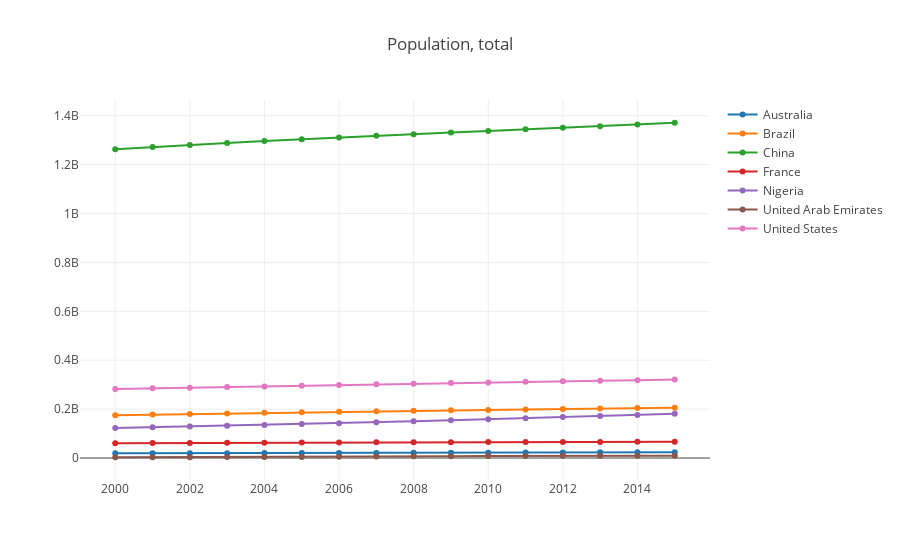
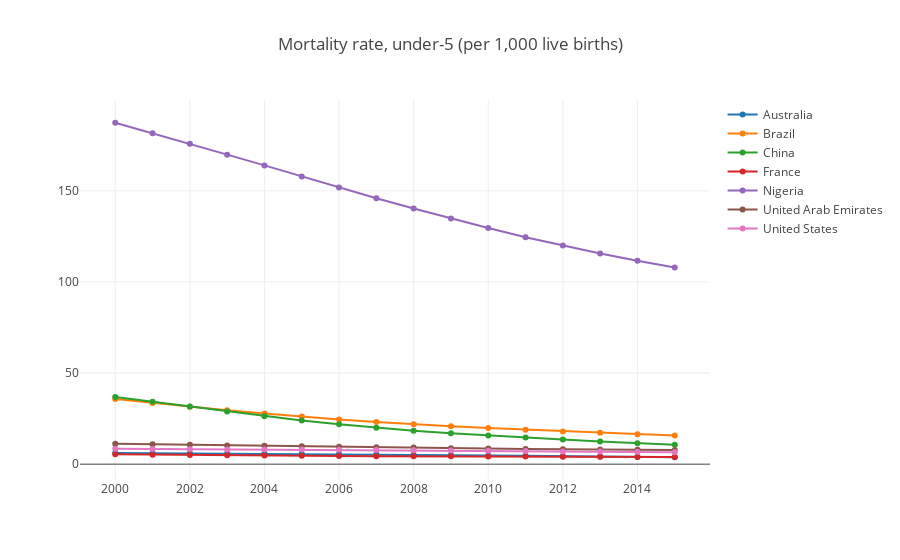
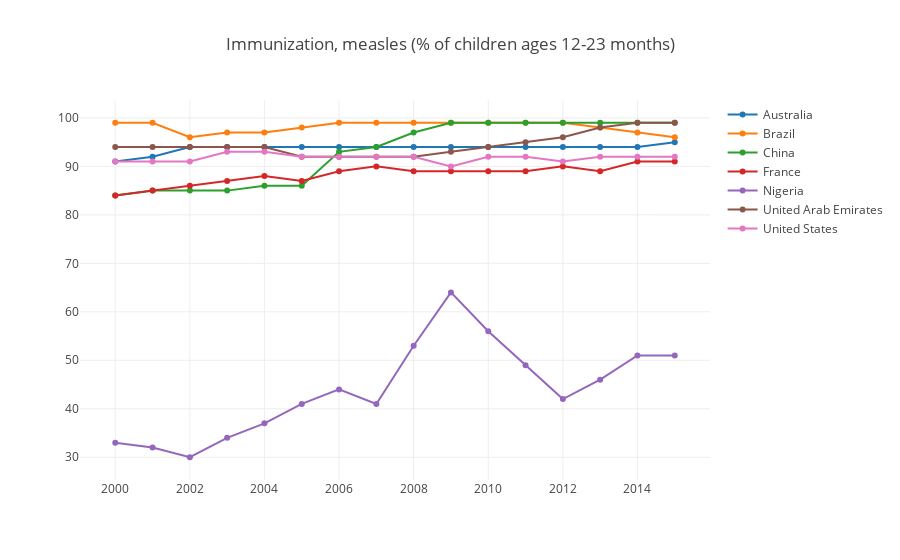
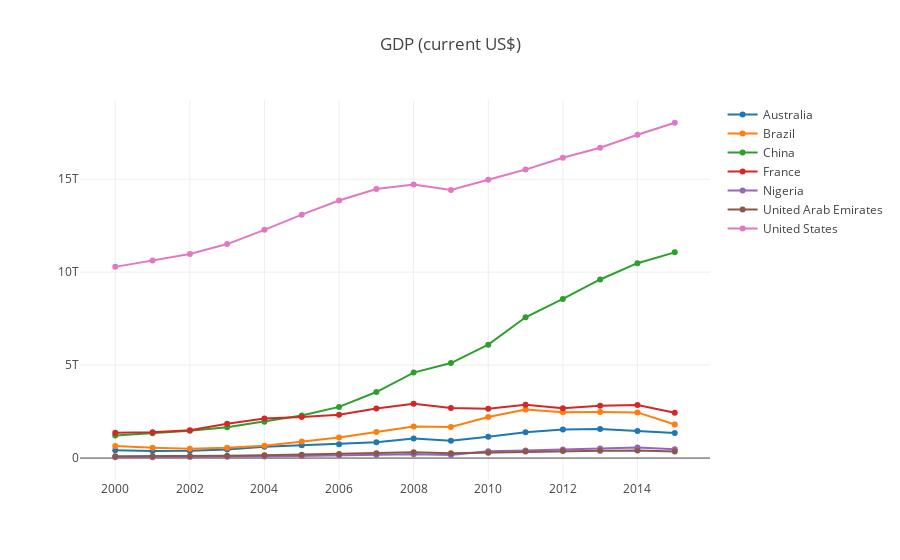

Notebook source saved alongside these figures, in order:
### Markdown cell above
### 2.4 Indicator Plots for our Case Study Countries

Now we want to drill down on the information that we have. We attempted to select the most well-off country overall (through the basis of wealth, GDP) from each continent, with the goal of comparing the wellbeing of each continent as a whole. Here are the countries we selected from the continents: 

* United States
* Brazil
* China
* Australia
* France
* Nigeria
* United Arab Emirates

For these plots we used plotly which is also a very new Python API; it is great for plotting data, we feel it makes it much easier to digest and more intuitive to use than Matplotlib. We decided to use this API just to show that there are many ways to skin a cat and that Python is such a great tool for creativity and just about anyone and make a great contribution and help someone else out. We will be performing Hypothesis Testing on these 7 countries later on and conduct ML on them to predict what 2016 may hold (although the World bank would be publishing their finding soon!). We locate the the different the different countries using pandas loc function kind of like list interpretation in python.

https://plot.ly/python/line-charts/

### Code cell
# locate the case study countries
s= top_dfs[0].loc[(top_dfs[0]['Country Name'] == 'United States') | (top_dfs[0]['Country Name'] == 'Brazil') |
                 (top_dfs[0]['Country Name'] == 'China') | (top_dfs[0]['Country Name'] == 'Australia') |
                 (top_dfs[0]['Country Name'] == 'France') | (top_dfs[0]['Country Name'] == 'Nigeria') |
                 (top_dfs[0]['Country Name'] == 'United Arab Emirates')]

sample_map = {}


s_indices = s['index'].values
s_values = s['Country Name'].values

for i in range(len(s_values)):
    sample_map[s_values[i]] = s_indices[i]

i = 0

for data_frame in top_dfs:
    indicator = top_indicators[i]
    
    trace = []

    for country in s_values:
        # group counties using pandas groupby function
        c = data_frame.groupby("Country Name").get_group(country)
        
        years = []
        vals = []
        
        # append vvalues for our plot
        for year in range(2000, 2016):
            years.append(year)
            vals.append(c[str(year)][sample_map[country]])
            
        # append a trace of our plot
        trace.append(go.Scatter(
            x =years,
            y =vals,
            name= country)) 
        
    data = trace
    
    # adds layout parameters to plot
    layout = go.Layout(title=indicator)
    data = trace

    fig = go.Figure(data=data, layout=layout)
    iplot(fig)
    i+=1
